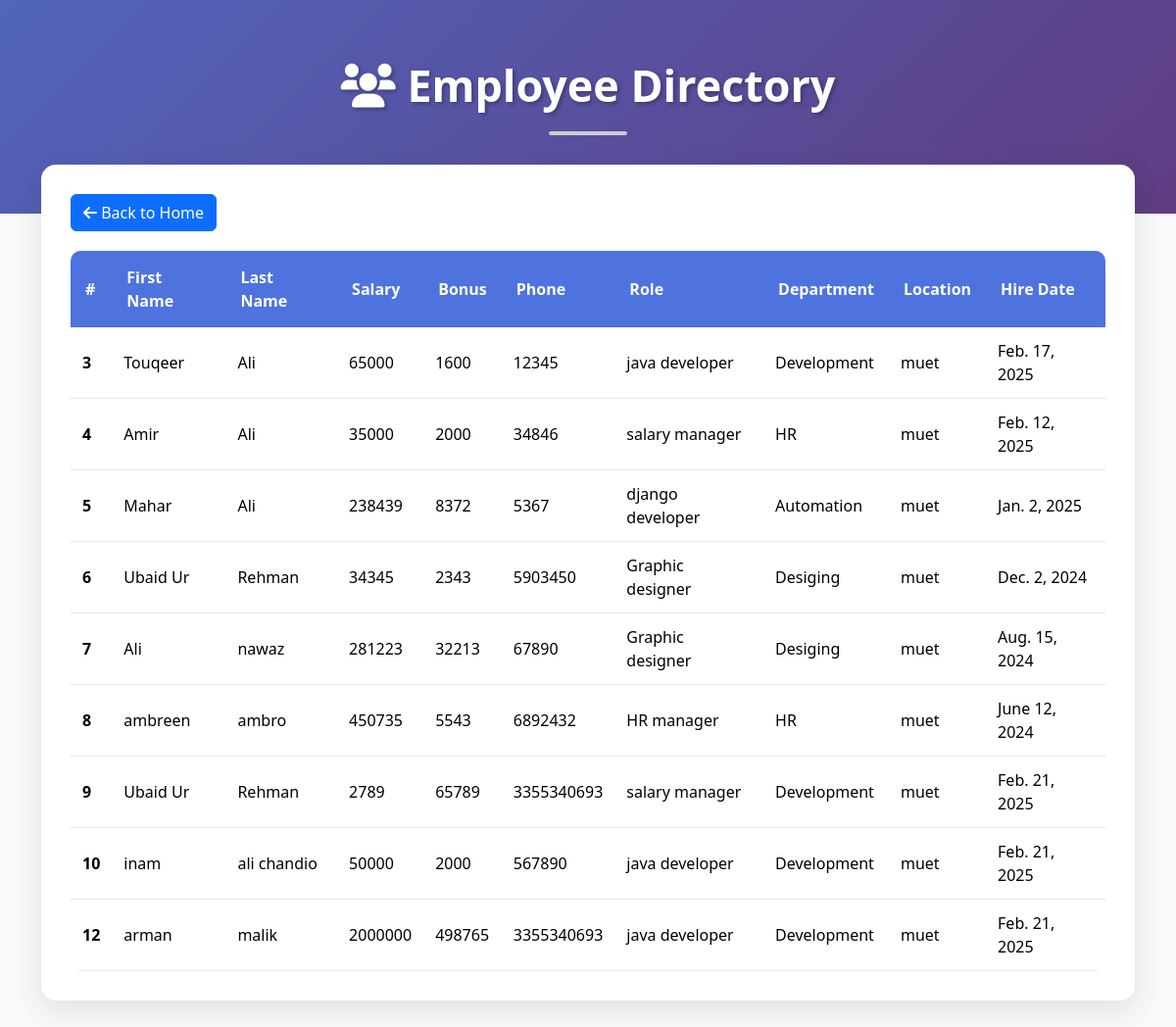
The app's page /all_emp with its own data.
### office_App/models.py (models this page shows, shortened)
class Employee(models.Model):
    First_name=models.CharField(max_length=100,null=False)
    Last_name=models.CharField(max_length=100)
    dept=models.ForeignKey(department,on_delete=models.CASCADE)
    salary=models.IntegerField(default=0)
    bonus=models.IntegerField(default=0)
    role=models.ForeignKey(Role,on_delete=models.CASCADE)
    phone=models.IntegerField(default=0)
    hire_date=models.DateField()
    def __str__(self):
        return "%s %s %s" %(self.First_name,self.Last_name,self.phone)

class Role(models.Model):
    name=models.CharField(max_length=100,null=False)

class department(models.Model):
    name=models.CharField(max_length=100,null=False)
    location=models.CharField(max_length=100)

### office_App/views.py (the view)
# urls.py: path('all_emp', views.all_emp ,name='all_emp'),
def all_emp(request):
    emps=Employee.objects.all()
    context={
        'emps': emps
    }
    print(context)
    return render(request,'all_emp.html',context)

### templates/all_emp.html (shortened to what this page needs)
<!doctype html>
<html lang="en">
  <head>
    <link href="https://cdn.jsdelivr.net/npm/bootstrap@5.3.3/dist/css/bootstrap.min.css" rel="stylesheet">
    <link rel="stylesheet" href="https://cdnjs.cloudflare.com/ajax/libs/font-awesome/6.0.0/css/all.min.css">
  </head>
  <body>
    <div class="hero-section">
        <div class="container">
            <h1><i class="fas fa-users"></i> Employee Directory</h1>
            <div class="divider"></div>
        </div>
    </div>
    <div class="container">
        <div class="main-container">
            <div class="back-button">
                <a href="/" class="btn btn-primary">
                    <i class="fas fa-arrow-left"></i> Back to Home
                </a>
            </div>
            <div class="table-responsive">
                <table class="table">
                    <thead>
                        <tr>
                            <th scope="col">#</th>
                            <th scope="col">First Name</th>
                            <th scope="col">Last Name</th>
                            <th scope="col">Salary</th>
                            <th scope="col">Bonus</th>
                            <th scope="col">Phone</th>
                            <th scope="col">Role</th>
                            <th scope="col">Department</th>
                            <th scope="col">Location</th>
                            <th scope="col">Hire Date</th>
                        </tr>
                    </thead>
                    <tbody>
                        {% for emp in emps %}
                        <tr>
                            <th scope="row">{{emp.id}}</th>
                            <td>{{emp.First_name}}</td>
                            <td>{{emp.Last_name}}</td>
                            <td>{{emp.salary}}</td>
                            <td>{{emp.bonus}}</td>
                            <td>{{emp.phone}}</td>
                            <td>{{emp.role.name}}</td>
                            <td>{{emp.dept.name}}</td>
                            <td>{{emp.dept.location}}</td>
                            <td>{{emp.hire_date}}</td>
                        </tr>
                        {% endfor %}
                    </tbody>
                </table>
            </div>
        </div>
    </div>
  </body>
</html>

### templates/all_emp.html (style rules this page uses)
body { background-color: #f8f9fa; font-family: 'Segoe UI', Tahoma, Geneva, Verdana, sans-serif; }
.hero-section { background: linear-gradient(135deg, #667eea 0%, #764ba2 100%); padding: 60px 0; text-align: center; color: white; position: relative; overflow: hidden; }
.hero-section::before { content: ''; position: absolute; top: 0; left: 0; right: 0; bottom: 0; background: rgba(0, 0, 0, 0.2); }
.hero-section h1 { margin-bottom: 20px; font-size: 2.8rem; font-weight: 700; text-shadow: 2px 2px 4px rgba(0,0,0,0.3); position: relative; }
.main-container { box-shadow: 0 10px 30px rgba(0,0,0,0.1); border-radius: 15px; padding: 30px; background-color: white; margin-top: -50px; position: relative; margin-bottom: 50px; }
.table { margin-bottom: 0; border-radius: 10px; overflow: hidden; }
.table thead th { background-color: #4e73df; color: white; border: none; padding: 15px; font-weight: 600; }
.table tbody tr:nth-child(even) { background-color: #f8f9fc; }
.table td, .table th { padding: 12px; vertical-align: middle; border-color: #e3e6f0; }
.back-button { position: relative; z-index: 1; margin-bottom: 20px; }
.divider { width: 80px; height: 4px; background: white; margin: 20px auto; border-radius: 2px; }

### records on screen
Employee: id "3", First_name "Touqeer", Last_name "Ali", salary "65000", bonus "1600", phone "12345", role.name "java developer", dept.name "Development", dept.location "muet", hire_date "Feb. 17, 2025"
Employee: id "4", First_name "Amir", Last_name "Ali", salary "35000", bonus "2000", phone "34846", role.name "salary manager", dept.name "HR", dept.location "muet", hire_date "Feb. 12, 2025"
Employee: id "5", First_name "Mahar", Last_name "Ali", salary "238439", bonus "8372", phone "5367", role.name "django developer", dept.name "Automation", dept.location "muet", hire_date "Jan. 2, 2025"
Employee: id "6", First_name "Ubaid Ur", Last_name "Rehman", salary "34345", bonus "2343", phone "5903450", role.name "Graphic designer", dept.name "Desiging", dept.location "muet", hire_date "Dec. 2, 2024"
Employee: id "7", First_name "Ali", Last_name "nawaz", salary "281223", bonus "32213", phone "67890", role.name "Graphic designer", dept.name "Desiging", dept.location "muet", hire_date "Aug. 15, 2024"
Employee: id "8", First_name "ambreen", Last_name "ambro", salary "450735", bonus "5543", phone "6892432", role.name "HR manager", dept.name "HR", dept.location "muet", hire_date "June 12, 2024"
Employee: id "9", First_name "Ubaid Ur", Last_name "Rehman", salary "2789", bonus "65789", phone "3355340693", role.name "salary manager", dept.name "Development", dept.location "muet", hire_date "Feb. 21, 2025"
Employee: id "10", First_name "inam", Last_name "ali chandio", salary "50000", bonus "2000", phone "567890", role.name "java developer", dept.name "Development", dept.location "muet", hire_date "Feb. 21, 2025"
Employee: id "12", First_name "arman", Last_name "malik", salary "2000000", bonus "498765", phone "3355340693", role.name "java developer", dept.name "Development", dept.location "muet", hire_date "Feb. 21, 2025"
